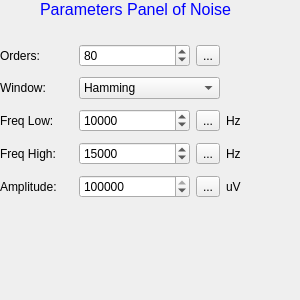
<?xml version="1.0" encoding="UTF-8"?>
<ui version="4.0">
 <class>PanelNoise</class>
 <widget class="QWidget" name="PanelNoise">
  <property name="geometry">
   <rect>
    <x>0</x>
    <y>0</y>
    <width>300</width>
    <height>300</height>
   </rect>
  </property>
  <property name="windowTitle">
   <string>Form</string>
  </property>
  <widget class="QLabel" name="label_11">
   <property name="geometry">
    <rect>
     <x>40</x>
     <y>0</y>
     <width>241</width>
     <height>16</height>
    </rect>
   </property>
   <property name="text">
    <string>&lt;!DOCTYPE HTML PUBLIC &quot;-//W3C//DTD HTML 4.0//EN&quot; &quot;http://www.w3.org/TR/REC-html40/strict.dtd&quot;&gt;
&lt;html&gt;&lt;head&gt;&lt;meta name=&quot;qrichtext&quot; content=&quot;1&quot; /&gt;&lt;style type=&quot;text/css&quot;&gt;
p, li { white-space: pre-wrap; }
&lt;/style&gt;&lt;/head&gt;&lt;body style=&quot; font-family:'Sans'; font-size:10pt; font-weight:400; font-style:normal;&quot;&gt;
&lt;p style=&quot; margin-top:0px; margin-bottom:0px; margin-left:0px; margin-right:0px; -qt-block-indent:0; text-indent:0px;&quot;&gt;&lt;span style=&quot; font-family:'Lucida Grande'; font-size:12pt; color:#0000ff;&quot;&gt;Parameters Panel of Noise&lt;/span&gt;&lt;/p&gt;&lt;/body&gt;&lt;/html&gt;</string>
   </property>
  </widget>
  <widget class="QWidget" name="layoutWidget">
   <property name="geometry">
    <rect>
     <x>0</x>
     <y>40</y>
     <width>299</width>
     <height>162</height>
    </rect>
   </property>
   <layout class="QGridLayout" name="gridLayout">
    <item row="0" column="0">
     <widget class="QLabel" name="label_5">
      <property name="text">
       <string>Orders:</string>
      </property>
     </widget>
    </item>
    <item row="0" column="1">
     <widget class="QSpinBox" name="spinN">
      <property name="minimum">
       <number>1</number>
      </property>
      <property name="maximum">
       <number>9999999</number>
      </property>
      <property name="value">
       <number>80</number>
      </property>
     </widget>
    </item>
    <item row="0" column="2">
     <widget class="QToolButton" name="toolButtonN">
      <property name="text">
       <string>...</string>
      </property>
     </widget>
    </item>
    <item row="1" column="0">
     <widget class="QLabel" name="label_6">
      <property name="text">
       <string>Window:</string>
      </property>
     </widget>
    </item>
    <item row="1" column="1" colspan="2">
     <widget class="QComboBox" name="comboBoxWindow">
      <property name="currentIndex">
       <number>4</number>
      </property>
      <item>
       <property name="text">
        <string>Rectangular</string>
       </property>
      </item>
      <item>
       <property name="text">
        <string>Tapered rectangular</string>
       </property>
      </item>
      <item>
       <property name="text">
        <string>Triangular</string>
       </property>
      </item>
      <item>
       <property name="text">
        <string>Hanning</string>
       </property>
      </item>
      <item>
       <property name="text">
        <string>Hamming</string>
       </property>
      </item>
      <item>
       <property name="text">
        <string>Blackman</string>
       </property>
      </item>
     </widget>
    </item>
    <item row="2" column="0">
     <widget class="QLabel" name="label">
      <property name="text">
       <string>Freq Low:</string>
      </property>
     </widget>
    </item>
    <item row="2" column="1">
     <widget class="QSpinBox" name="spinFreqLow">
      <property name="minimum">
       <number>1</number>
      </property>
      <property name="maximum">
       <number>9999999</number>
      </property>
      <property name="value">
       <number>10000</number>
      </property>
     </widget>
    </item>
    <item row="2" column="2">
     <widget class="QToolButton" name="toolButtonFreqLow">
      <property name="text">
       <string>...</string>
      </property>
     </widget>
    </item>
    <item row="2" column="3">
     <widget class="QLabel" name="label_2">
      <property name="text">
       <string>Hz</string>
      </property>
     </widget>
    </item>
    <item row="3" column="0">
     <widget class="QLabel" name="label_10">
      <property name="text">
       <string>Freq High:</string>
      </property>
     </widget>
    </item>
    <item row="3" column="1">
     <widget class="QSpinBox" name="spinFreqHigh">
      <property name="minimum">
       <number>1</number>
      </property>
      <property name="maximum">
       <number>9999999</number>
      </property>
      <property name="value">
       <number>15000</number>
      </property>
     </widget>
    </item>
    <item row="3" column="2">
     <widget class="QToolButton" name="toolButtonFreqHigh">
      <property name="text">
       <string>...</string>
      </property>
     </widget>
    </item>
    <item row="3" column="3">
     <widget class="QLabel" name="label_13">
      <property name="text">
       <string>Hz</string>
      </property>
     </widget>
    </item>
    <item row="4" column="0">
     <widget class="QLabel" name="label_3">
      <property name="text">
       <string>Amplitude:    </string>
      </property>
     </widget>
    </item>
    <item row="4" column="1">
     <widget class="QSpinBox" name="spinAmp">
      <property name="minimum">
       <number>1</number>
      </property>
      <property name="maximum">
       <number>2500000</number>
      </property>
      <property name="value">
       <number>1000000</number>
      </property>
     </widget>
    </item>
    <item row="4" column="2">
     <widget class="QToolButton" name="toolButtonAmp">
      <property name="text">
       <string>...</string>
      </property>
     </widget>
    </item>
    <item row="4" column="3">
     <widget class="QLabel" name="label_4">
      <property name="text">
       <string>uV</string>
      </property>
     </widget>
    </item>
   </layout>
  </widget>
 </widget>
 <resources/>
 <connections/>
</ui>
